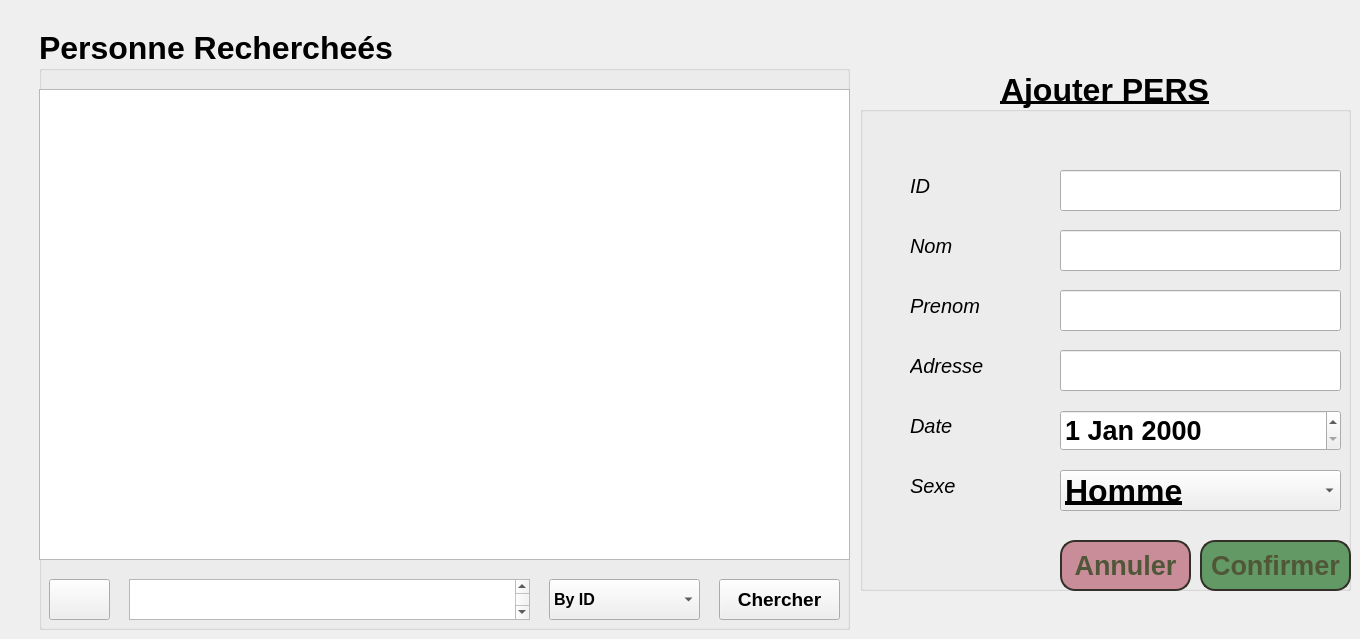
    <widget class="QWidget" name="ajouter_page">
     <widget class="QGroupBox" name="groupBox_7">
      <property name="geometry">
       <rect>
        <x>39</x>
        <y>29</y>
        <width>811</width>
        <height>601</height>
       </rect>
      </property>
      <property name="font">
       <font>
        <pointsize>24</pointsize>
        <weight>75</weight>
        <bold>true</bold>
       </font>
      </property>
      <property name="title">
       <string>Personne Rechercheés</string>
      </property>
      <widget class="QTableView" name="tableView_6">
       <property name="geometry">
        <rect>
         <x>0</x>
         <y>60</y>
         <width>811</width>
         <height>471</height>
        </rect>
       </property>
       <property name="font">
        <font>
         <pointsize>13</pointsize>
         <weight>75</weight>
         <bold>true</bold>
        </font>
       </property>
       <property name="alternatingRowColors">
        <bool>true</bool>
       </property>
       <property name="gridStyle">
        <enum>Qt::DashDotLine</enum>
       </property>
       <property name="sortingEnabled">
        <bool>true</bool>
       </property>
       <attribute name="horizontalHeaderMinimumSectionSize">
        <number>100</number>
       </attribute>
       <attribute name="horizontalHeaderDefaultSectionSize">
        <number>152</number>
       </attribute>
      </widget>
      <widget class="QPushButton" name="pushButton_36">
       <property name="geometry">
        <rect>
         <x>10</x>
         <y>550</y>
         <width>61</width>
         <height>41</height>
        </rect>
       </property>
       <property name="text">
        <string/>
       </property>
       <property name="icon">
        <iconset>
         <normaloff>:/resouces/Untitled-1.png</normaloff>:/resouces/Untitled-1.png</iconset>
       </property>
       <property name="iconSize">
        <size>
         <width>40</width>
         <height>30</height>
        </size>
       </property>
      </widget>
      <widget class="QPlainTextEdit" name="plainTextEdit_4">
       <property name="geometry">
        <rect>
         <x>90</x>
         <y>550</y>
         <width>401</width>
         <height>41</height>
        </rect>
       </property>
       <property name="font">
        <font>
         <family>MS UI Gothic</family>
         <pointsize>20</pointsize>
         <weight>50</weight>
         <bold>false</bold>
        </font>
       </property>
      </widget>
      <widget class="QComboBox" name="comboBox_7">
       <property name="geometry">
        <rect>
         <x>510</x>
         <y>550</y>
         <width>151</width>
         <height>41</height>
        </rect>
       </property>
       <property name="font">
        <font>
         <pointsize>12</pointsize>
         <weight>75</weight>
         <bold>true</bold>
        </font>
       </property>
       <item>
        <property name="text">
         <string>By ID</string>
        </property>
       </item>
       <item>
        <property name="text">
         <string>By Modele</string>
        </property>
       </item>
       <item>
        <property name="text">
         <string>By Date_Achat</string>
        </property>
       </item>
      </widget>
      <widget class="QPushButton" name="pushButton_37">
       <property name="geometry">
        <rect>
         <x>680</x>
         <y>550</y>
         <width>121</width>
         <height>41</height>
        </rect>
       </property>
       <property name="font">
        <font>
         <pointsize>14</pointsize>
         <weight>75</weight>
         <bold>true</bold>
        </font>
       </property>
       <property name="text">
        <string>Chercher</string>
       </property>
      </widget>
     </widget>
     <widget class="QGroupBox" name="groupBox_8">
      <property name="geometry">
       <rect>
        <x>860</x>
        <y>70</y>
        <width>491</width>
        <height>521</height>
       </rect>
      </property>
      <property name="font">
       <font>
        <pointsize>24</pointsize>
        <weight>75</weight>
        <bold>true</bold>
        <underline>true</underline>
        <stylestrategy>PreferDefault</stylestrategy>
       </font>
      </property>
      <property name="title">
       <string>Ajouter PERS</string>
      </property>
      <property name="alignment">
       <set>Qt::AlignCenter</set>
      </property>
      <property name="flat">
       <bool>true</bool>
      </property>
      <property name="checkable">
       <bool>false</bool>
      </property>
      <widget class="QLineEdit" name="id_line">
       <property name="geometry">
        <rect>
         <x>200</x>
         <y>100</y>
         <width>281</width>
         <height>41</height>
        </rect>
       </property>
       <property name="font">
        <font>
         <family>MS UI Gothic</family>
         <pointsize>20</pointsize>
         <weight>50</weight>
         <bold>false</bold>
         <underline>false</underline>
         <stylestrategy>PreferDefault</stylestrategy>
        </font>
       </property>
       <property name="text">
        <string/>
       </property>
      </widget>
      <widget class="QLabel" name="label">
       <property name="geometry">
        <rect>
         <x>50</x>
         <y>100</y>
         <width>61</width>
         <height>31</height>
        </rect>
       </property>
       <property name="font">
        <font>
         <pointsize>15</pointsize>
         <weight>50</weight>
         <italic>true</italic>
         <bold>false</bold>
         <underline>false</underline>
         <stylestrategy>PreferDefault</stylestrategy>
        </font>
       </property>
       <property name="text">
        <string>ID</string>
       </property>
      </widget>
      <widget class="QDateEdit" name="dateEdit_dateA">
       <property name="geometry">
        <rect>
         <x>200</x>
         <y>340</y>
         <width>281</width>
         <height>41</height>
        </rect>
       </property>
       <property name="font">
        <font>
         <family>MS UI Gothic</family>
         <pointsize>20</pointsize>
         <weight>75</weight>
         <bold>true</bold>
         <underline>false</underline>
         <stylestrategy>PreferDefault</stylestrategy>
        </font>
       </property>
      </widget>
      <widget class="QPushButton" name="annulerA">
       <property name="geometry">
        <rect>
         <x>200</x>
         <y>470</y>
         <width>131</width>
         <height>51</height>
        </rect>
       </property>
       <property name="font">
        <font>
         <family>MS UI Gothic</family>
         <pointsize>20</pointsize>
         <weight>75</weight>
         <bold>true</bold>
         <underline>false</underline>
         <strikeout>false</strikeout>
         <kerning>true</kerning>
        </font>
       </property>
       <property name="styleSheet">
        <string notr="true">box-shadow: 0px 1px 0px 0px #1c1b18;
	background:linear-gradient(to bottom, #eae0c2 5%, #ccc2a6 100%);
	background-color:#c88d98;
	border-radius:15px;
	border:2px solid #333029;
	display:inline-block;
	cursor:pointer;
	color:#505739;
	font-weight:bold;
	padding:0px 0 px;
	text-decoration:none;
	text-shadow:0px 1px 0px #ffffff;</string>
       </property>
       <property name="text">
        <string>Annuler</string>
       </property>
      </widget>
      <widget class="QPushButton" name="confirmer_A_R">
       <property name="geometry">
        <rect>
         <x>340</x>
         <y>470</y>
         <width>151</width>
         <height>51</height>
        </rect>
       </property>
       <property name="font">
        <font>
         <family>MS UI Gothic</family>
         <pointsize>20</pointsize>
         <weight>75</weight>
         <bold>true</bold>
         <underline>false</underline>
         <strikeout>false</strikeout>
         <kerning>true</kerning>
        </font>
       </property>
       <property name="styleSheet">
        <string notr="true">box-shadow: 0px 1px 0px 0px #1c1b18;
	background:linear-gradient(to bottom, #eae0c2 5%, #ccc2a6 100%);
	background-color:#639965;
	border-radius:15px;
	border:2px solid #333029;
	display:inline-block;
	cursor:pointer;
	color:#505739;
	font-weight:bold;
	padding:0px 0 px;
	text-decoration:none;
	text-shadow:0px 1px 0px #ffffff;</string>
       </property>
       <property name="text">
        <string>Confirmer</string>
       </property>
      </widget>
      <widget class="QLabel" name="label_2">
       <property name="geometry">
        <rect>
         <x>50</x>
         <y>340</y>
         <width>61</width>
         <height>31</height>
        </rect>
       </property>
       <property name="font">
        <font>
         <pointsize>15</pointsize>
         <weight>50</weight>
         <italic>true</italic>
         <bold>false</bold>
         <underline>false</underline>
         <stylestrategy>PreferDefault</stylestrategy>
        </font>
       </property>
       <property name="text">
        <string>Date</string>
       </property>
      </widget>
      <widget class="QLineEdit" name="name_line">
       <property name="geometry">
        <rect>
         <x>200</x>
         <y>160</y>
         <width>281</width>
         <height>41</height>
        </rect>
       </property>
       <property name="font">
        <font>
         <family>MS UI Gothic</family>
         <pointsize>20</pointsize>
         <weight>50</weight>
         <bold>false</bold>
         <underline>false</underline>
         <stylestrategy>PreferDefault</stylestrategy>
        </font>
       </property>
      </widget>
      <widget class="QLabel" name="label_3">
       <property name="geometry">
        <rect>
         <x>50</x>
         <y>220</y>
         <width>101</width>
         <height>31</height>
        </rect>
       </property>
       <property name="font">
        <font>
         <pointsize>15</pointsize>
         <weight>50</weight>
         <italic>true</italic>
         <bold>false</bold>
         <underline>false</underline>
         <stylestrategy>PreferDefault</stylestrategy>
        </font>
       </property>
       <property name="text">
        <string>Prenom</string>
       </property>
      </widget>
      <widget class="QLabel" name="label_4">
       <property name="geometry">
        <rect>
         <x>50</x>
         <y>400</y>
         <width>131</width>
         <height>31</height>
        </rect>
       </property>
       <property name="font">
        <font>
         <pointsize>15</pointsize>
         <weight>50</weight>
         <italic>true</italic>
         <bold>false</bold>
         <underline>false</underline>
         <stylestrategy>PreferDefault</stylestrategy>
        </font>
       </property>
       <property name="text">
        <string>Sexe</string>
       </property>
      </widget>
      <widget class="QLabel" name="label_5">
       <property name="geometry">
        <rect>
         <x>50</x>
         <y>280</y>
         <width>121</width>
         <height>31</height>
        </rect>
       </property>
       <property name="font">
        <font>
         <pointsize>15</pointsize>
         <weight>50</weight>
         <italic>true</italic>
         <bold>false</bold>
         <underline>false</underline>
         <stylestrategy>PreferDefault</stylestrategy>
        </font>
       </property>
       <property name="text">
        <string>Adresse</string>
       </property>
      </widget>
      <widget class="QLineEdit" name="prenom_line">
       <property name="geometry">
        <rect>
         <x>200</x>
         <y>220</y>
         <width>281</width>
         <height>41</height>
        </rect>
       </property>
       <property name="font">
        <font>
         <family>MS UI Gothic</family>
         <pointsize>20</pointsize>
         <weight>50</weight>
         <bold>false</bold>
         <underline>false</underline>
         <stylestrategy>PreferDefault</stylestrategy>
        </font>
       </property>
      </widget>
      <widget class="QLineEdit" name="adress_line">
       <property name="geometry">
        <rect>
         <x>200</x>
         <y>280</y>
         <width>281</width>
         <height>41</height>
        </rect>
       </property>
       <property name="font">
        <font>
         <family>MS UI Gothic</family>
         <pointsize>20</pointsize>
         <weight>50</weight>
         <bold>false</bold>
         <underline>false</underline>
         <stylestrategy>PreferDefault</stylestrategy>
        </font>
       </property>
      </widget>
      <widget class="QComboBox" name="comboBox_2">
       <property name="geometry">
        <rect>
         <x>200</x>
         <y>400</y>
         <width>281</width>
         <height>41</height>
        </rect>
       </property>
       <item>
        <property name="text">
         <string>Homme</string>
        </property>
       </item>
       <item>
        <property name="text">
         <string>Femme</string>
        </property>
       </item>
      </widget>
      <widget class="QLabel" name="label_11">
       <property name="geometry">
        <rect>
         <x>50</x>
         <y>160</y>
         <width>61</width>
         <height>31</height>
        </rect>
       </property>
       <property name="font">
        <font>
         <pointsize>15</pointsize>
         <weight>50</weight>
         <italic>true</italic>
         <bold>false</bold>
         <underline>false</underline>
         <stylestrategy>PreferDefault</stylestrategy>
        </font>
       </property>
       <property name="text">
        <string>Nom</string>
       </property>
      </widget>
     </widget>
    </widget>
